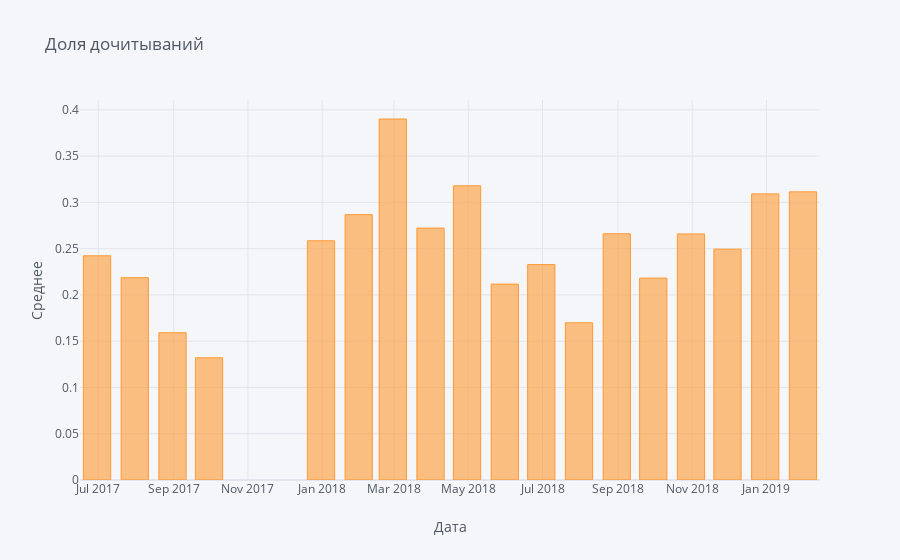

Write notebook code for a chart like this one.
### Code cell
df3['read_percent'].iplot(
    kind='bar',
    xTitle='Дата',
    yTitle='Среднее',
    title='Доля дочитываний')

### Figure 1 — Plotly figure (JSON) as saved in the notebook; plotly's stock layout.template omitted (floating-point values rounded to 4 significant figures)
{"data": [{"marker": {"color": "rgba(255, 153, 51, 0.6)", "line": {"color": "rgba(255, 153, 51, 1.0)", "width": 1}}, "name": "read_percent", "orientation": "v", "text": "", "type": "bar", "x": ["2017-06-30", "2017-07-31", "2017-08-31", "2017-09-30", "2017-12-31", "2018-01-31", "2018-02-28", "2018-03-31", "2018-04-30", "2018-05-31", "2018-06-30", "2018-07-31", "2018-08-31", "2018-09-30", "2018-10-31", "2018-11-30", "2018-12-31", "2019-01-31"], "y": [0.2423, 0.2186, 0.1592, 0.132, 0.2585, 0.2867, 0.3901, 0.2722, 0.3179, 0.2117, 0.2328, 0.1699, 0.2661, 0.2182, 0.2659, 0.2495, 0.3092, 0.3114]}], "layout": {"legend": {"bgcolor": "#F5F6F9", "font": {"color": "#4D5663"}}, "paper_bgcolor": "#F5F6F9", "plot_bgcolor": "#F5F6F9", "title": {"font": {"color": "#4D5663"}, "text": "Доля дочитываний"}, "xaxis": {"gridcolor": "#E1E5ED", "showgrid": true, "tickfont": {"color": "#4D5663"}, "title": {"font": {"color": "#4D5663"}, "text": "Дата"}, "zerolinecolor": "#E1E5ED"}, "yaxis": {"gridcolor": "#E1E5ED", "showgrid": true, "tickfont": {"color": "#4D5663"}, "title": {"font": {"color": "#4D5663"}, "text": "Среднее"}, "zerolinecolor": "#E1E5ED"}}}
